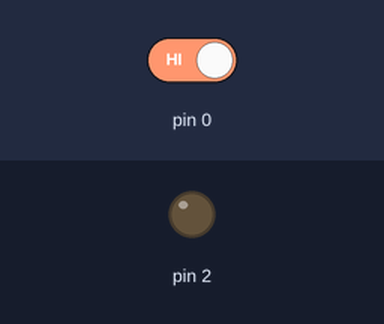
Simulated run of this sketch. Board: Arduino Uno, built with avr-gcc and run on an emulated ATmega328P. Parts: output pins drawn as LEDs (lit = HIGH). Dashed ring = blinking. The inputs (shaded band) are chosen by the test bench; at power-on: pin 0 HIGH.

Above: at 1.2 s.
1.3 s: pin 0 driven LOW
At 1.4 s:
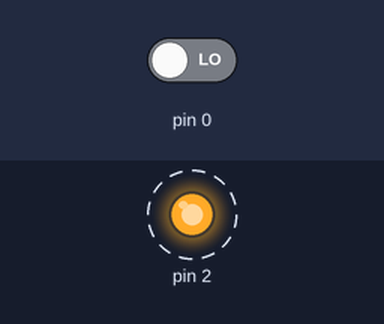
4.3 s: pin 0 driven HIGH
At 5.5 s:
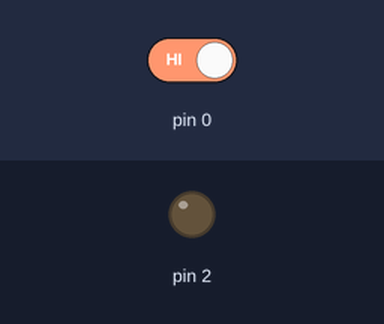
Timing chart, 0 to 7.3 s (numbered marks = the images above; inputs shaded):
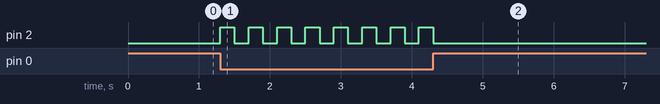

The sketch:

pir_sensor.ino
```cpp
/////////////////////////////////
// Generated with a lot of love//
// with TUNIOT FOR ESP8266     //
// Website: Easycoding.tn      //
/////////////////////////////////


void setup()
{
  pinMode(0, INPUT);
pinMode(2, OUTPUT);

}


void loop()
{

    if (0 == digitalRead(0)) {
      for (int count = 0; count < 2; count++) {
        digitalWrite(2,HIGH);
        delay(200);
        digitalWrite(2,LOW);
        delay(200);
      }

    }

}
```

Measured:
- after the input at 1.3 s, pin 2: alternates HIGH for 0.20 s and LOW for 0.20 s, starting at once
- after the input at 4.3 s, pin 2: goes on until 4.3 s, then stays LOW
